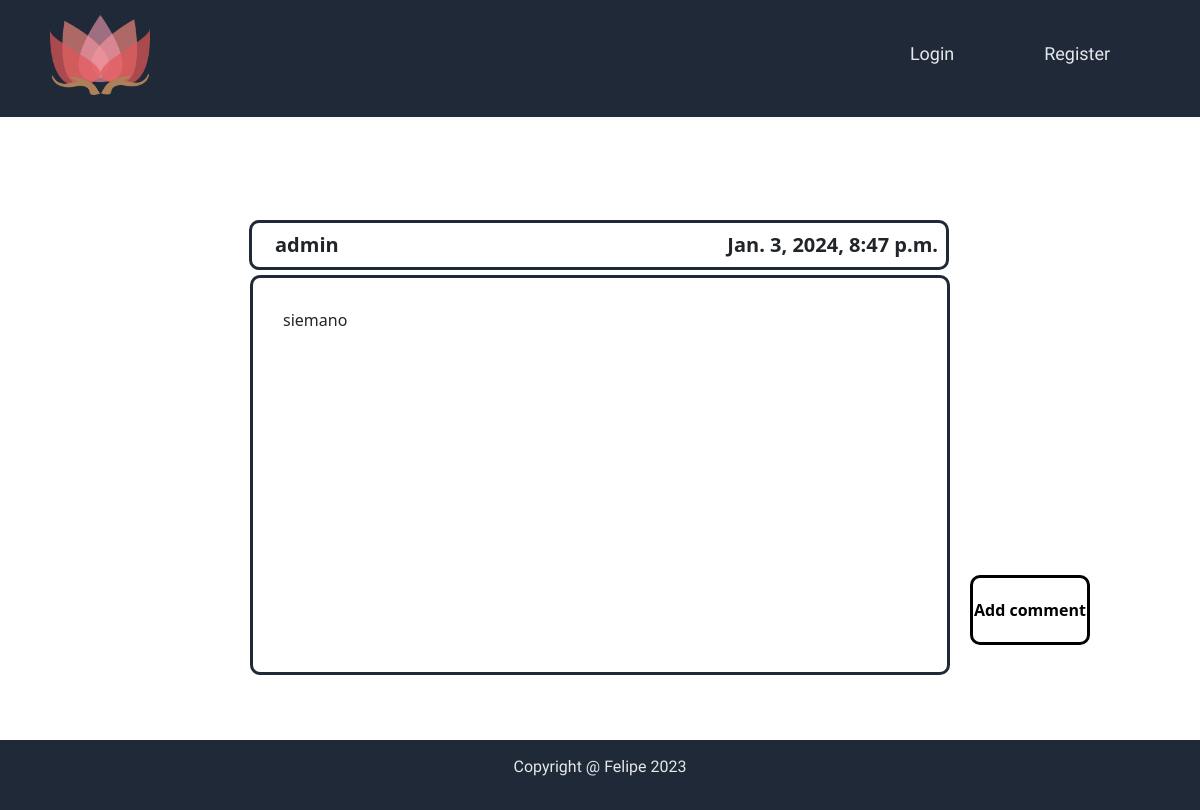
/uno/comments/?id=2, run on the app's committed database.
### uno/models.py (models this page shows, shortened)
class BaseModel(models.Model):
    created_at = models.DateTimeField(default=timezone.now)
    class Meta:
        abstract = True

class UserPost(BaseModel):
    post_text = models.CharField(max_length=500)
    username = models.CharField(max_length = 100)
    likes = models.IntegerField(default=0, null=True, blank=True)
    dislikes = models.IntegerField(default=0, null=True, blank=True)
    who_liked = models.CharField(max_length=255, blank=True, null=True)
    who_disliked = models.CharField(max_length=255, blank=True, null=True)

### uno/views.py (the view)
# urls.py: path('comments/', views.comments, name="comments"),
def comments(request):
    id = request.GET.get("id")
    post = get_object_or_404(UserPost, pk=id)
    comments_set = post.comments.all().order_by('-id')[:25]
    return render(request, 'comments.html', {'post':post,'post_id':id, 'comments':comments_set})

### uno/templates/comments.html (shortened to what this page needs)
{% extends 'basemain.html' %}
{% load static %}
{% block content %}
<div class="posts">
    <div class = "headbar" id="{{ post.id }}">
        <div class="post_username">
            <p>{{ post.username }}</p>
            <p>{{ post.created_at }}</p>
        </div>
    </div>
    <div class="post_text">{{ post.post_text }}</div>
    <a href = "{% url 'uno:add_comment' %}?id={{ post_id }}"> <div class="add_comment">Add comment</div></a>
</div>
<div class="comment_box">
</div>
{% endblock %}

### uno/static/uno/styleshome.css (style rules this page uses)
body { margin: 0; opacity: 0; transition: opacity 0.5s ease; }
body.loaded { opacity: 1; }
.posts { display: flex; flex-direction: column; align-items: center; padding: 50px; }
.add_comment { position: absolute; display: flex; width: 120px; height: 70px; justify-content: center; align-items: center; color: black; font-weight: 700; text-decoration: none; border: 3px solid black; border-radius: 10px; margin-top: -100px; margin-left: 370px; }
.comment_box { display: flex; justify-content: center; }
.post_username { display: flex; justify-content: space-between; align-items: center; font-size: 20px; width: 700px; align-items: center; padding-left: 15px; height: 50px; font-weight: 700; border: 3px solid #1F2937; border-radius: 10px; justify-content:space-between; align-items: center; }
.post_text { padding: 30px; display: flex; width: 700px; height: 400px; border: 3px solid #1F2937; border-radius: 10px; }
.post_username p { margin: 8px; }
.headbar { display: flex; height: 50px; flex-direction: row; width: 900px; margin-top: 50px; margin-bottom: 5px; margin-left: 198px; }

### data on the page
UserPost: username "admin", created_at "Jan. 3, 2024, 8:47 p.m.", post_text "siemano"
